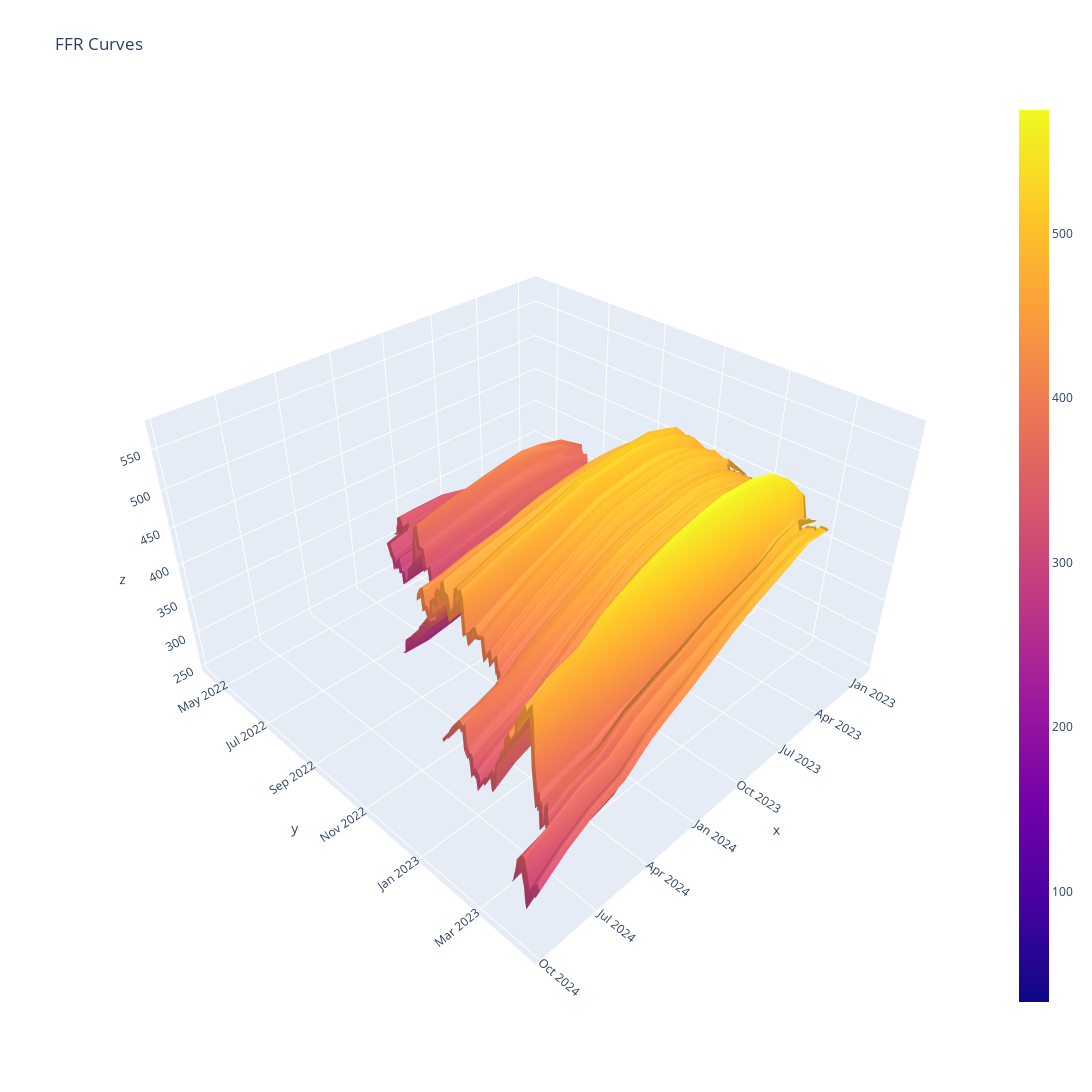

Notebook code cell kept with this figure:
### Code cell
x = [i for i in new_df.columns if i != 'DFF']
y = new_df.index
z = new_df.to_numpy()

fig = go.Figure(data=[go.Surface(z=z, x=x, y=y)])
fig.update_layout(title='FFR Curves',
                  width = 1200,
                  height = 1200,
                  scene = {"aspectratio": {"x": 1, "y": 1, "z": .6}})
fig.update_coloraxes(cauto=True)
#fig.update_coloraxes(cmax=2000)
#fig.update_coloraxes(cmin=2000)
fig.show()

### Figure 1 — Plotly figure (JSON) as saved in the notebook; plotly's stock layout.template omitted (floating-point values rounded to 4 significant figures; data arrays with more than 128 entries replaced by an {"elided": "..."} marker saying what was removed)
{"data": [{"type": "surface", "x": ["2022-12-14T00:00:00", "2023-02-01T00:00:00", "2023-03-22T00:00:00", "2023-05-03T00:00:00", "2023-06-14T00:00:00", "2023-07-26T00:00:00", "2023-09-20T00:00:00", "2023-11-01T00:00:00", "2023-12-13T00:00:00", "2024-01-31T00:00:00", "2024-03-20T00:00:00", "2024-05-01T00:00:00", "2024-06-19T00:00:00", "2024-07-31T00:00:00", "2024-09-25T00:00:00"], "y": {"elided": "251 str values"}, "z": {"elided": "251x16 float values"}}], "layout": {"coloraxis": {"cauto": true}, "height": 1200, "scene": {"aspectratio": {"x": 1, "y": 1, "z": 0.6}}, "title": {"text": "FFR Curves"}, "width": 1200}}
